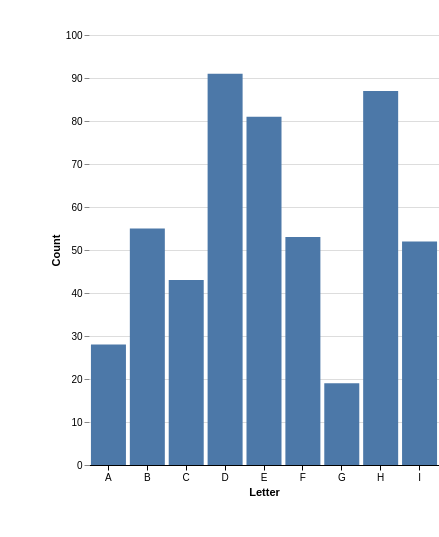

The Vega-Lite source for this figure:
### Vega-Lite specification from a JSON file in a GitHub repository (floating-point values rounded to 4 significant figures)
{"$schema": "https://vega.github.io/schema/vega-lite/v5.json", "width": 350, "height": 430, "padding": {"top": 30, "right": 0, "bottom": 40, "left": 50}, "data": {"values": [{"letter": "A", "frequency": 28}, {"letter": "B", "frequency": 55}, {"letter": "C", "frequency": 43}, {"letter": "D", "frequency": 91}, {"letter": "E", "frequency": 81}, {"letter": "F", "frequency": 53}, {"letter": "G", "frequency": 19}, {"letter": "H", "frequency": 87}, {"letter": "I", "frequency": 52}]}, "mark": {"type": "bar", "color": "#4c78a8"}, "encoding": {"x": {"field": "letter", "type": "nominal", "sort": "ascending", "axis": {"title": "Letter", "labelAngle": 0}}, "y": {"field": "frequency", "type": "quantitative", "scale": {"domain": [0, 100]}, "axis": {"title": "Count"}}}, "config": {"view": {"stroke": "transparent"}, "axisY": {"domain": false}, "axisX": {"domainColor": "currentColor", "tickColor": "currentColor"}}}
